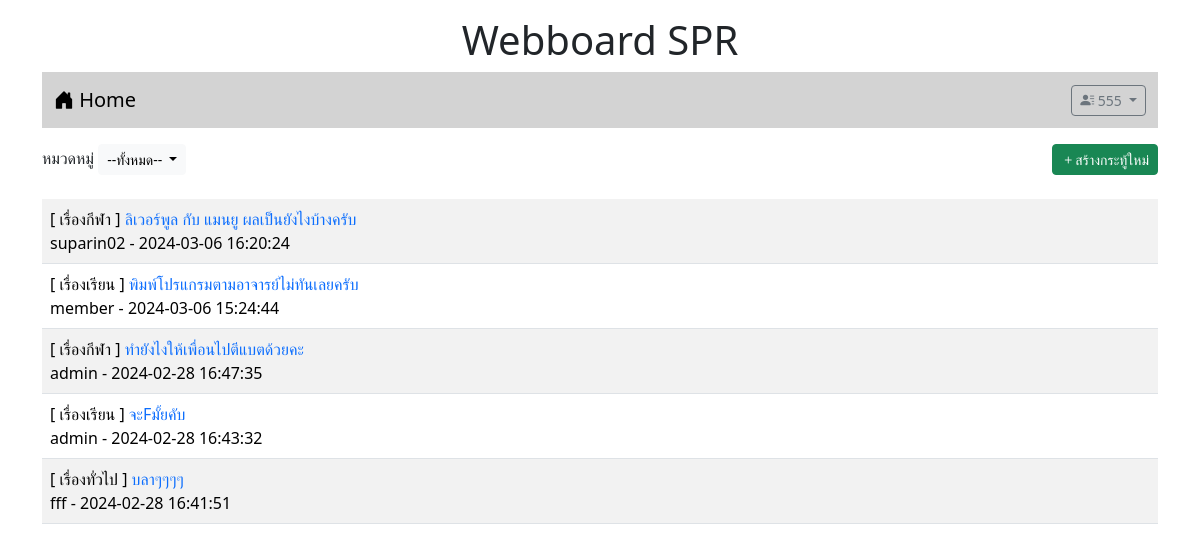
The app's page /index.php (signed in) with its own data.
### tables this page shows
CREATE TABLE `post` (
  `id` int(11) NOT NULL,
  `title` varchar(128) NOT NULL,
  `content` varchar(2048) NOT NULL,
  `post_date` datetime NOT NULL,
  `cat_id` int(11) NOT NULL,
  `user_id` int(11) NOT NULL
);

CREATE TABLE `category` (
  `id` int(11) NOT NULL,
  `name` varchar(32) NOT NULL
);

CREATE TABLE `user` (
  `id` int(11) NOT NULL,
  `login` varchar(32) NOT NULL,
  `password` varchar(64) NOT NULL,
  `name` varchar(64) NOT NULL,
  `gender` char(1) NOT NULL,
  `email` varchar(32) NOT NULL,
  `role` char(1) NOT NULL
);

### index.php (the view, shortened to what this page needs)
<!DOCTYPE html>
<html lang="en">
<head>
    <link rel="stylesheet" href="bootstrap-5.3.2-dist/css/bootstrap.min.css">
    <link rel="stylesheet" href="https://cdn.jsdelivr.net/npm/bootstrap-icons@1.11.3/font/bootstrap-icons.min.css">
</head>
<body>
    <div class="container-lg">
    <h1 style="text-align: center;" class="mt-3">Webboard SPR</h1>
    <?php include"nav.php" ?>
    <div class="mt-3 d-flex justify-content-between">
        <div>
            <label>หมวดหมู่</label>
            <span class="dropdown">
                <button class="btn btn-light btn-sm dropdown-toggle" type="button" data-bs-toggle="dropdown" aria-expanded="false">
                    --ทั้งหมด--
                </button>
            </span>
        </div>
        <?php if(isset($_SESSION['id'])){ ?>
        <div><a href="newpost.php" class="btn btn-success btn-sm">
            <i class="bi bi-plus"></i>สร้างกระทู้ใหม่</a>
        </div>
        <?php } ?>
    </div>
    <table class="table table-striped mt-4">
        <?php
            $conn=new PDO("mysql:host=localhost;dbname=webboard;charset=utf8","root","");
            $sql="SELECT t3.name,t1.title,t1.id,t2.login,t1.post_date FROM post as t1
            INNER JOIN user as t2 ON (t1.user_id = t2.id)
            INNER JOIN category as t3 ON (t1.cat_id = t3.id) ORDER BY t1.post_date DESC";
            $result=$conn->query($sql);
            while($row = $result->fetch()){
                echo "<tr><td>[ $row[0] ] <a href=post.php?id=$row[2]
                style=text-decoration:none>$row[1]</a><br>$row[3] - $row[4]</td></tr>";
            }
        ?>
    </table>
    </div>
</body>
</html>

### records on screen
post: category.name "เรื่องกีฬา", title "ลิเวอร์พูล กับ แมนยู ผลเป็นยังไงบ้างครับ", user.login "suparin02", post_date "2024-03-06 16:20:24"
post: category.name "เรื่องเรียน", title "พิมพ์โปรแกรมตามอาจารย์ไม่ทันเลยครับ", user.login "member", post_date "2024-03-06 15:24:44"
post: category.name "เรื่องกีฬา", title "ทำยังไงให้เพื่อนไปตีแบตด้วยคะ", user.login "admin", post_date "2024-02-28 16:47:35"
post: category.name "เรื่องเรียน", title "จะFมั้ยคับ", user.login "admin", post_date "2024-02-28 16:43:32"
post: category.name "เรื่องทั่วไป", title "บลาๆๆๆๆ", user.login "fff", post_date "2024-02-28 16:41:51"

### other values on screen
$_SESSION['username'] "555"
